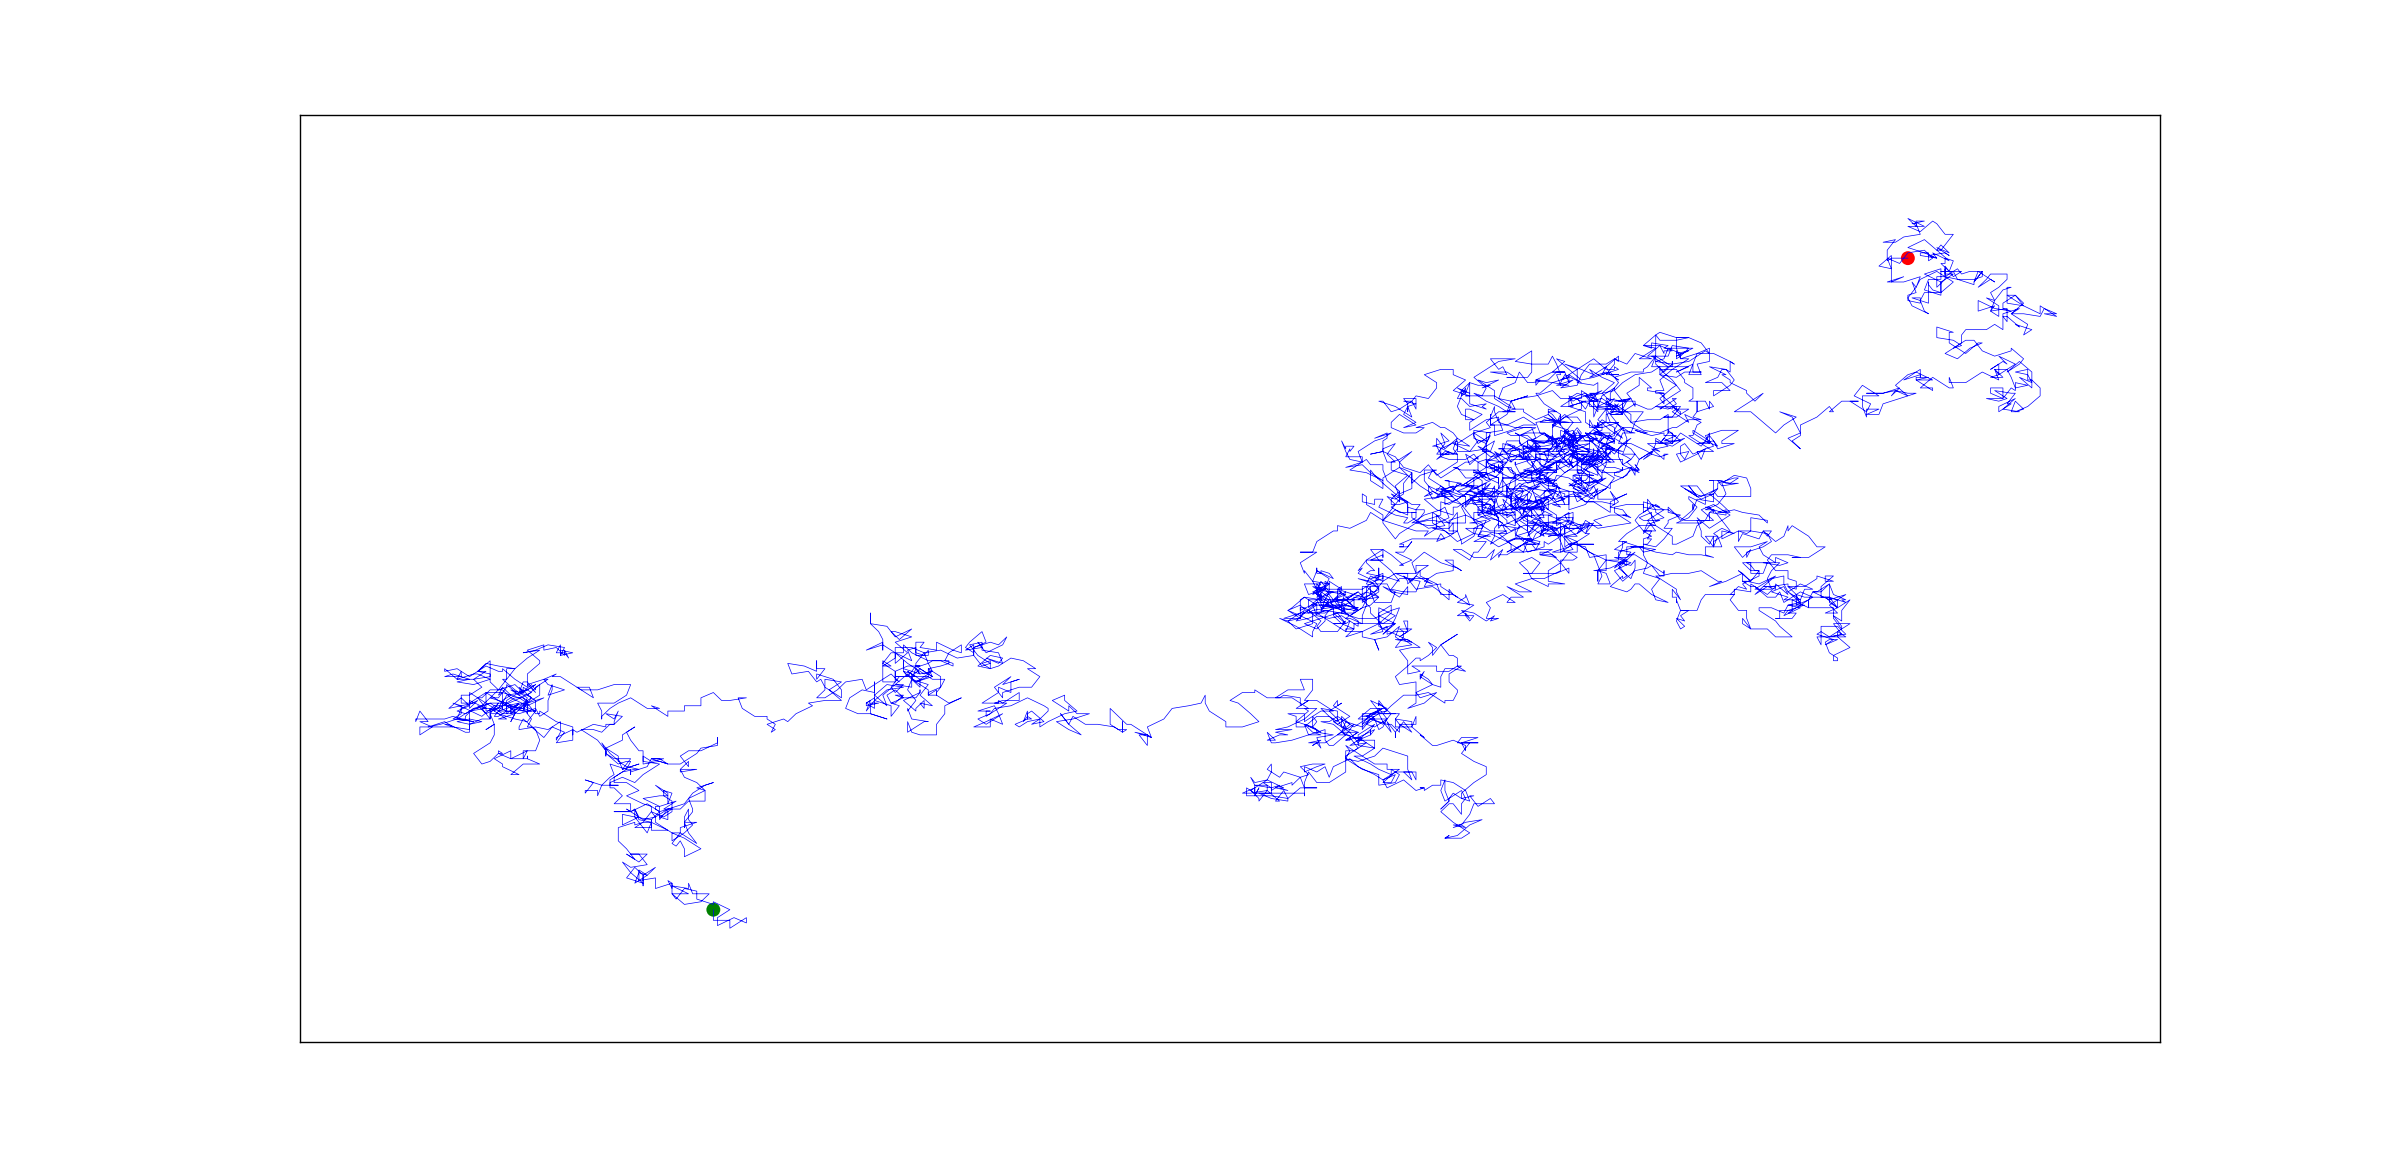

The Python source for this figure:
import matplotlib.pyplot as plt

from random_walk import RandomWalk

# Make a random walk
rw = RandomWalk()
rw.fill_walk()

# Plot the points in the walk
plt.style.use('classic')
fix, ax = plt.subplots()
# point_numbers = range(rw.num_points)
ax.plot(rw.x_values, rw.y_values, linewidth=0.5)

# Emphasize the first and last position
ax.scatter(0, 0, c='green', edgecolors='none', s=100)
ax.scatter(rw.x_values[-1], rw.y_values[-1], c='red', 
	edgecolors='none', s=100)

# Remove the axes
ax.get_xaxis().set_visible(False)
ax.get_yaxis().set_visible(False)

plt.show()
